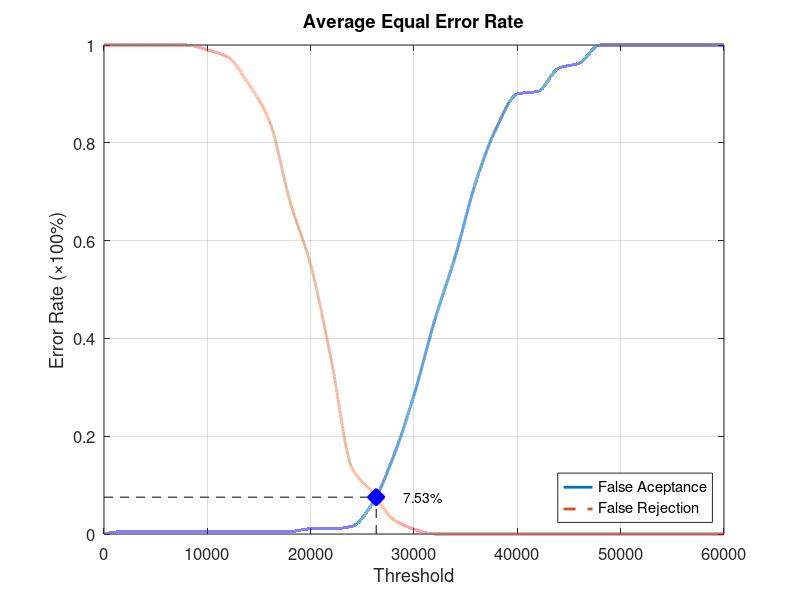
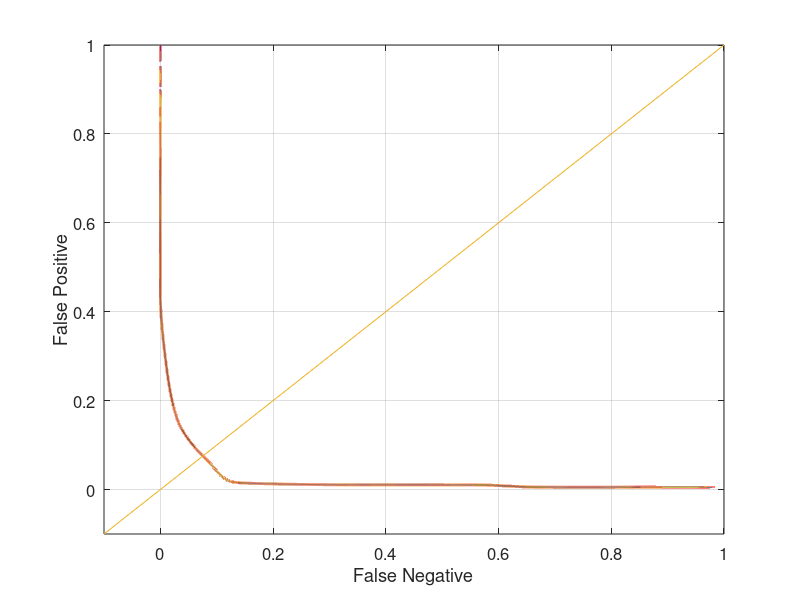

Here is the MATLAB script that generated these plots, in order:
function yEER = Database1_4
close all;
clear;
clc;
x = 0:2000:60000;
xq = 0:0.5:60000;

y0 = [0 0.00526316 0.00526316 0.00526316 0.00526316 0.00526316 0.00526316 0.00526316 0.00526316 0.00526316 0.0105263 0.0105263 0.0157895 0.0631579 0.157895 0.284211 0.436842 0.568421 0.721053 0.831579 0.9 0.905263 0.952632 0.963158 1 1 1 1 1 1 1];
yy0 = interp1(x, y0, xq, 'pchip');
y1 = [1 1 1 1 1 0.99 0.975 0.92 0.845 0.68 0.55 0.355 0.135 0.085 0.03 0.01 0 0 0 0 0 0 0 0 0 0 0 0 0 0 0];
yy1 = interp1(x, y1, xq, 'pchip');

% Calculating EER: 
y2 = abs(y0 - y1);
find(y2 == min(y2))
yy2 = abs(yy0 - yy1);
xEER = find(yy2 == min(yy2));
xEERIndex = xq(xEER) % X-axis EER
yEER = yy0(xEER) % Y-axis EER

main = figure
plot(xq, yy0,'-','LineWidth', 2);	hold on
plot(xq, yy1,'--','LineWidth', 2);	hold on
plot([xEERIndex xEERIndex], [0 yEER], 'k--');	hold on
plot([0 xEERIndex], [yEER yEER], 'k--');	hold on
plot(xEERIndex, yEER, 'bx', 'LineWidth', 10);	hold on
text(xEERIndex + 10 * xEERIndex / 100, yEER, [num2str(round((10000 * yEER)) / 100) '%'])
legend('False Aceptance', 'False Rejection', 'Location', 'SouthEast')
xlabel('Threshold')
ylabel('Error Rate (\times100%)')
title('Average Equal Error Rate')
set(gca, 'FontSize', 12)
axis([0 60000 0 1])
grid on

print(main, 'Database1_4Main', '-dpng');
FNRxFPR = figure('Color', [1 1 1]);
plot(yy1, yy0, '-', yy1, yy0, 'LineWidth', 2);
hold on
y = -0.1:0.1:1
plot(y, y); 
set(gca, 'FontSize', 12)
xlabel('False Negative')
ylabel('False Positive')
axis([-0.1 1 -0.1 1])
set(gca, 'FontSize', 12)
grid on

print(FNRxFPR, 'Database1_4FNRxFPR','-dpng');
end
